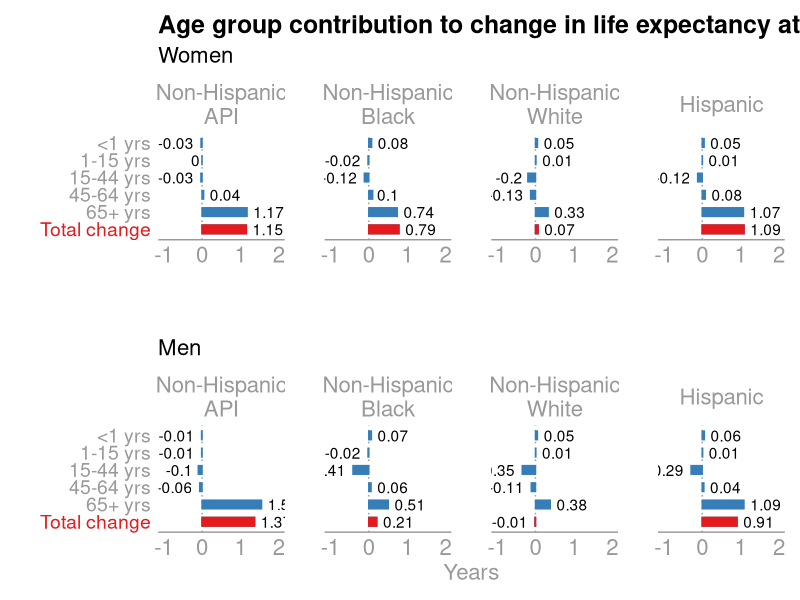
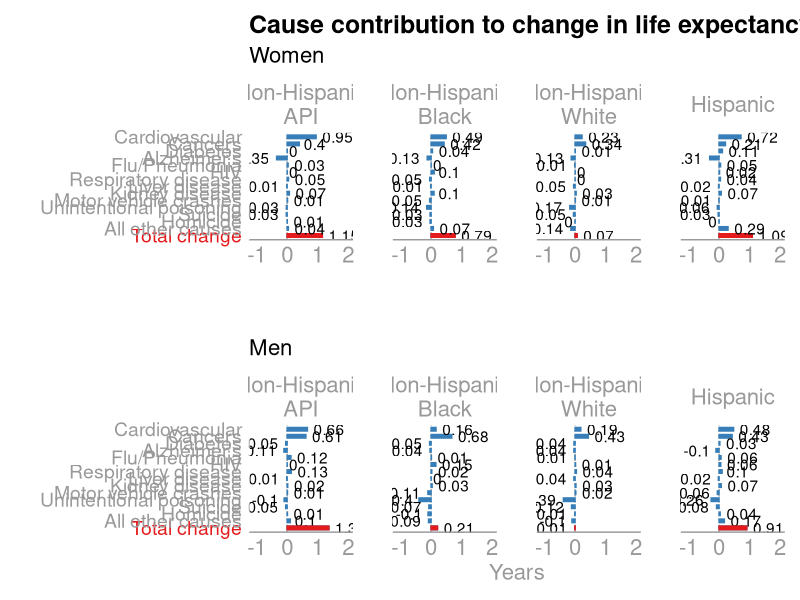
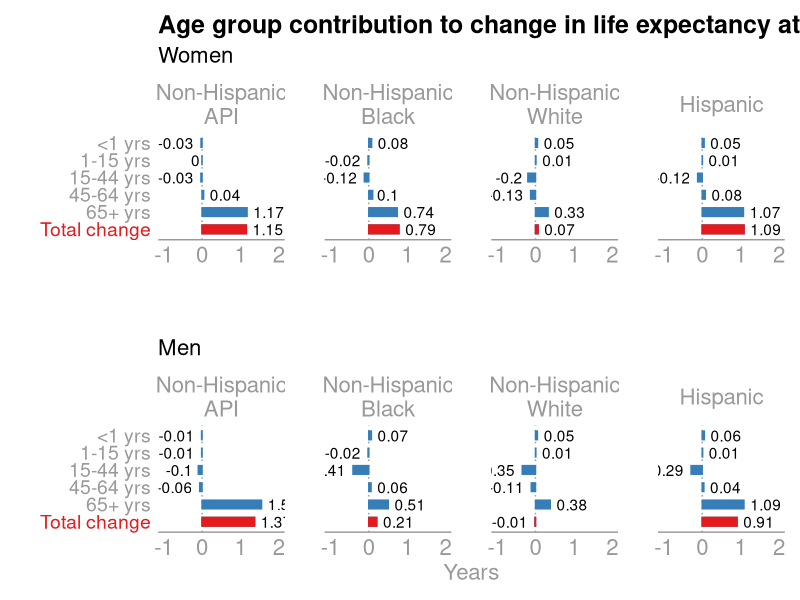
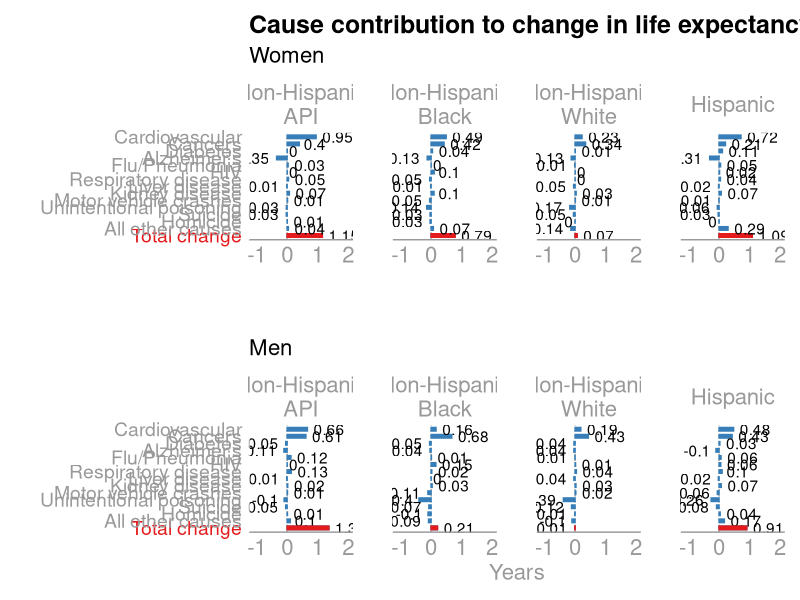
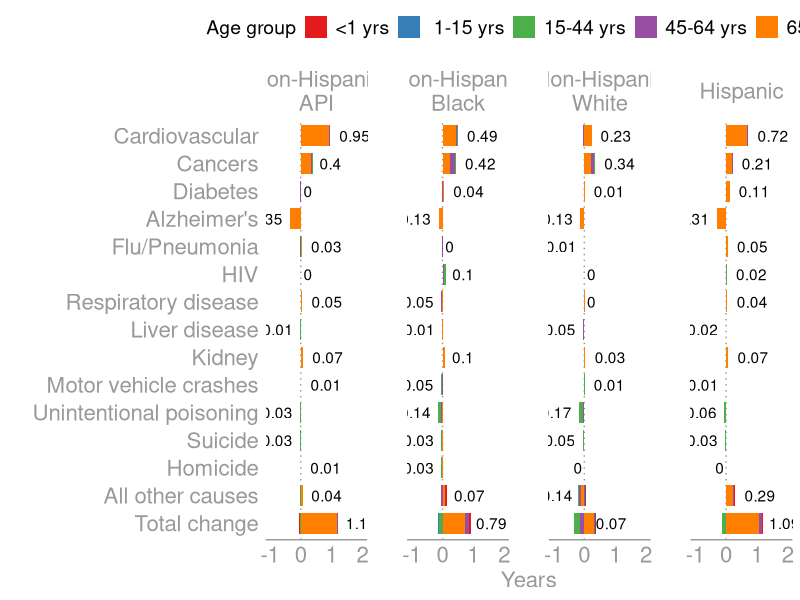
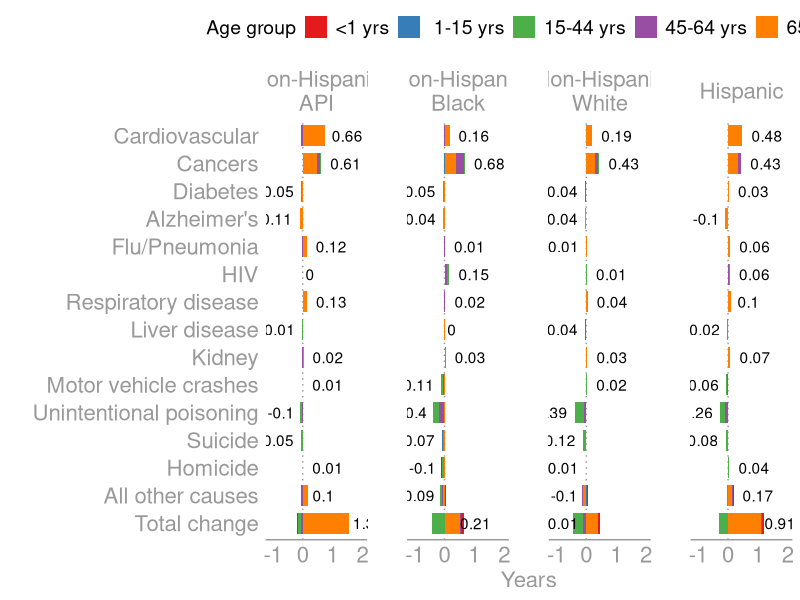

These charts were generated, in order, by the following R code:
#  program:  le-age-cause-decomp-2010-2018.R
#  task:     le decomposition graphs
#  input:    le-age-cause-decomp-2010-2018.csv
#  output:   
#  project:  ARPH Life Expectancy
#  author:   sam harper \ 2020-05-27

# 0
# load libraries
library(tidyverse)
library(here)
library(ggrepel)
library(patchwork)

here::here()

##### 1  #####
## Read in raw data and label it

# Raw data
rawd <- read_csv(here("data", "le-age-cause-decomp-2010-2018.csv"))

rawt <- rawd %>%
  group_by(sex, race, age) %>%
  summarise(total = sum(cont) * -1 )

tot <- aggregate(rawt$total, list(sex = rawt$sex, race = rawt$race), FUN = sum )
tot$age <- 12
colnames(tot)[3] <- "total"

raw <- rawt %>%
  bind_rows(tot)

# gender as factor
raw$gender <- recode_factor(raw$sex, `1`= "Women", 
  `2`= "Men")

# race-ethnicity as factor
raw$raceeth <- recode_factor(raw$race, `1`= "Non-Hispanic\nAPI", 
  `2`= "Non-Hispanic\nBlack", `3`= "Non-Hispanic\nWhite", 
  `4`= "Hispanic")

raw$age4f <- recode_factor(raw$age, `1` = "<1 yrs", `2` = " 1-15 yrs", 
  `3` = " 1-15 yrs", `4` = "15-44 yrs", `5` = "15-44 yrs",
  `6` = "15-44 yrs", `7` = "45-64 yrs", `8` = "45-64 yrs", 
  `9` = "65+ yrs", `10` = "65+ yrs", `11` = "65+ yrs",
  `12` = "Total change")


raw4 <- raw %>%
  group_by(gender, raceeth, age4f) %>%
  summarise(total = sum(total))


##### 2  #####
## Plot options and style

stheme <- theme_classic() + theme(plot.title = element_text(size = 18, face = "bold"), plot.subtitle = element_text(size=16)) + theme(axis.text.x = element_text(size = 16, colour = "grey60"), axis.title.x=element_text(size=16, colour="grey60"), axis.title.y=element_text(size=16, angle=90, colour="grey60"), axis.text.y = element_text(size = 16, colour="grey60"), legend.position="none", panel.grid.major.y = element_line(linetype="dotted", colour="white"), panel.grid.major.x = element_line(colour="white"), panel.grid.minor = element_line(colour="white")) + theme(axis.line.x=element_line(colour="grey60"), axis.line.y=element_line(colour="white"), axis.ticks = element_blank(), strip.text = element_text(size = 16, colour="grey60"), strip.background = element_rect(colour="white"))

##### 3  #####
## Plot of decomposition by age

# different color for total change 
# (reversed so need to assign it to <1y)
a <- levels(raw$age4f)
b <- ifelse(a == "<1 yrs", "#e41a1c", "grey60")

# women
w <- ggplot(subset(raw4, gender=="Women")) + 
  geom_vline(xintercept = 0, linetype="dotted", colour="grey60") +
  geom_bar(aes(y=age4f, weight=total), width=0.5, 
           colour = "#377eb8", fill = "#377eb8") +
  geom_bar(data=subset(raw4, gender=="Women" & age4f=="Total change"),
           aes(y=age4f, weight=total), width=0.5,
           colour = "#e41a1c", fill="#e41a1c") +
  geom_text(aes(y=age4f, x=total, label = round(total, 2), 
            hjust=ifelse(total > 0, -0.2, 1.2))) +
  facet_wrap(~raceeth, nrow=1) +
  scale_y_discrete(limits = rev(levels(raw4$age4f))) +
  scale_x_continuous(limits=c(-1, 2), breaks=c(-1, 0, 1, 2)) +
  labs(y = "", x = "") + 
  ggtitle("Age group contribution to change in life expectancy at birth, 2010-2018", subtitle="Women") +
  stheme + theme(panel.spacing = unit(2, "lines")) +
  theme(axis.text.y = element_text(size = 14, colour = b))
  
# men
m <- ggplot(subset(raw4, gender=="Men")) + 
  geom_vline(xintercept = 0, linetype="dotted", colour="grey60") +
  geom_bar(aes(y=age4f, weight=total), width=0.5, 
           colour = "#377eb8", fill = "#377eb8") + 
  geom_bar(data=subset(raw4, gender=="Men" & age4f=="Total change"),
           aes(y=age4f, weight=total), width=0.5,
           colour = "#e41a1c", fill="#e41a1c") +
  geom_text(aes(y=age4f, x=total, label = round(total, 2), 
            hjust=ifelse(total > 0, -0.2, 1.2))) +
  facet_wrap(~raceeth, nrow=1) +
  scale_y_discrete(limits = rev(levels(raw4$age4f))) +
  scale_x_continuous(limits=c(-1, 2), breaks=c(-1, 0, 1, 2)) +
  labs(y = "", x = "Years") + 
  ggtitle("", subtitle="Men") +
  stheme + theme(panel.spacing = unit(2, "lines")) +
  theme(axis.text.y = element_text(size = 14, colour = b))

# put both plots together
p <- w / m 
p

# export to file
ggsave(here("figures", "le-age-decomp-2010-2018.png"), plot=p, width=11, height=8.5)



##### 4  #####
## Plot of decomposition by cause of death

rawt <- rawd %>%
  group_by(sex, race, cod) %>%
  summarise(total = sum(cont) * -1 )

tot <- aggregate(rawt$total, list(sex = rawt$sex, race = rawt$race), FUN = sum )
tot$cod <- 15
colnames(tot)[3] <- "total"

raw <- rawt %>%
  bind_rows(tot)

# gender as factor
raw$gender <- recode_factor(raw$sex, `1`= "Women", 
  `2`= "Men")

# race-ethnicity as factor
raw$raceeth <- recode_factor(raw$race, `1`= "Non-Hispanic\nAPI", 
  `2`= "Non-Hispanic\nBlack", `3`= "Non-Hispanic\nWhite", 
  `4`= "Hispanic")

raw$codf <- recode_factor(raw$cod, `1` = "Cardiovascular", `2` = " Cancers", 
  `3` = "Diabetes", `4` = "Alzheimer's", `5` = "Flu/Pneumonia",
  `6` = "HIV", `7` = "Respiratory disease", `8` = "Liver disease", 
  `9` = "Kidney disease", `10` = "Motor vehicle crashes", 
  `11` = "Unintentional poisoning", `12` = "Suicide", 
  `13` = "Homicide", `14` = "All other causes", 
  `15` = "Total change")

raw15 <- raw %>%
  group_by(gender, raceeth, codf) %>%
  summarise(total = sum(total))

##### 3  #####
# different color for total change 
# (reversed so need to assign it to CVD)
a <- levels(raw$codf)
b <- ifelse(a == "Cardiovascular", "#e41a1c", "grey60")

# women
w <- ggplot(subset(raw15, gender=="Women")) + 
  geom_vline(xintercept = 0, linetype="dotted", colour="grey60") +
  geom_bar(aes(y=codf, weight=total), width=0.5, 
           colour = "#377eb8", fill = "#377eb8") + 
  geom_bar(data=subset(raw15, gender=="Women" & codf=="Total change"),
           aes(y=codf, weight=total), width=0.5,
           colour = "#e41a1c", fill="#e41a1c") +
  geom_text(aes(y=codf, x=total, label = round(total, 2), 
            hjust=ifelse(total > 0, -0.2, 1.2))) +
  facet_wrap(~raceeth, nrow=1) +
  scale_y_discrete(limits = rev(levels(raw15$codf))) +
  scale_x_continuous(limits=c(-1.1, 2), breaks=c(-1, 0, 1, 2)) +
  labs(y = "", x = "") + 
  ggtitle("Cause contribution to change in life expectancy at birth, 2010-2018", subtitle="Women") +
  stheme + theme(panel.spacing = unit(2, "lines")) +
  theme(axis.text.y = element_text(size = 14, colour = b))
  
# men
m <- ggplot(subset(raw15, gender=="Men")) + 
  geom_vline(xintercept = 0, linetype="dotted", colour="grey60") +
  geom_bar(aes(y=codf, weight=total), width=0.5, 
           colour = "#377eb8", fill = "#377eb8") +  
  geom_text(aes(y=codf, x=total, label = round(total, 2), 
            hjust=ifelse(total > 0, -0.2, 1.2))) +
    geom_bar(data=subset(raw15, gender=="Men" & codf=="Total change"),
           aes(y=codf, weight=total), width=0.5,
           colour = "#e41a1c", fill="#e41a1c") +
  facet_wrap(~raceeth, nrow=1) +
  scale_y_discrete(limits = rev(levels(raw15$codf))) +
  scale_x_continuous(limits=c(-1.1, 2), breaks=c(-1, 0, 1, 2)) +
  labs(y = "", x = "Years") + 
  ggtitle("", subtitle="Men") +
  stheme + theme(panel.spacing = unit(2, "lines")) +
  theme(axis.text.y = element_text(size = 14, colour = b))
  

# put both plots together
p <- w / m 
p

# export to file
ggsave(here("figures", "le-cause-decomp-2010-2018.png"), plot=p, width=11, height=10)


## 5
## Age and cause in the same plot (Appendix)

# Raw data
rawd <- read_csv(here("data", "le-age-cause-decomp-2010-2018.csv"))

rawt <- rawd %>%
  group_by(sex, race, cod, age) %>%
  summarise(total = sum(cont) * -1 )

tot <- aggregate(rawt$total, list(sex = rawt$sex, 
  race = rawt$race, age = rawt$age), FUN = sum )
tot$cod <- 15
colnames(tot)[4] <- "total"

rawc <- rawt %>%
  bind_rows(tot)

# gender as factor
rawc$gender <- recode_factor(rawc$sex, `1`= "Women", 
  `2`= "Men")

# race-ethnicity as factor
rawc$raceeth <- recode_factor(rawc$race, `1`= "Non-Hispanic\nAPI", 
  `2`= "Non-Hispanic\nBlack", `3`= "Non-Hispanic\nWhite", 
  `4`= "Hispanic")

rawc$age4f <- recode_factor(rawc$age, `1` = "<1 yrs", `2` = " 1-15 yrs", 
  `3` = " 1-15 yrs", `4` = "15-44 yrs", `5` = "15-44 yrs",
  `6` = "15-44 yrs", `7` = "45-64 yrs", `8` = "45-64 yrs", 
  `9` = "65+ yrs", `10` = "65+ yrs", `11` = "65+ yrs")

rawc$codf <- recode_factor(rawc$cod, `1` = "Cardiovascular", `2` = " Cancers", 
  `3` = "Diabetes", `4` = "Alzheimer's", `5` = "Flu/Pneumonia",
  `6` = "HIV", `7` = "Respiratory disease", `8` = "Liver disease", 
  `9` = "Kidney", `10` = "Motor vehicle crashes", 
  `11` = "Unintentional poisoning", `12` = "Suicide", 
  `13` = "Homicide", `14` = "All other causes", 
  `15` = "Total change")

raw4 <- rawc %>%
  group_by(gender, raceeth, age4f, codf) %>%
  summarise(total = sum(total))

raw15 <- rawc %>%
  group_by(gender, raceeth, codf) %>%
  summarise(total = sum(total))

acw <- ggplot(subset(raw4, gender=="Women")) + 
  geom_vline(xintercept = 0, linetype="dotted", colour="grey60") +
  geom_bar(aes(y=codf, weight=total, fill=age4f), width=0.75) +
  facet_wrap(~raceeth, nrow=1) + 
  scale_fill_brewer("Age group", type="qual", palette="Set1") +
  geom_text(data=subset(raw15, gender=="Women"), 
            aes(y=codf, x=total, label = round(total, 2), 
            hjust=ifelse(total > 0, -0.3, 1.2))) +
  scale_y_discrete(limits = rev(levels(raw4$codf))) +
  scale_x_continuous(limits=c(-1, 2), breaks=c(-1, 0, 1, 2)) +
 labs(y = "", x = "Years") + 
 stheme + theme(panel.spacing = unit(2, "lines"), 
                 legend.position="top", legend.text = element_text(size=14),
                legend.title=element_text(size=14))

# export to file
ggsave(here("figures", "le-age-cause-decomp-2010-2018-women.png"), 
       plot=acw, width=11, height=7.5)

# Figure for Men
acm <- ggplot(subset(raw4, gender=="Men")) + 
  geom_vline(xintercept = 0, linetype="dotted", colour="grey60") +
  geom_bar(aes(y=codf, weight=total, fill=age4f), width=0.75) +
  facet_wrap(~raceeth, nrow=1) + 
  scale_fill_brewer("Age group", type="qual", palette="Set1") +
  geom_text(data=subset(raw15, gender=="Men"), 
            aes(y=codf, x=total, label = round(total, 2), 
            hjust=ifelse(total > 0, -0.3, 1.2))) +
  scale_y_discrete(limits = rev(levels(raw15$codf))) +
  scale_x_continuous(limits=c(-1.1, 2), breaks=c(-1, 0, 1, 2)) +
  labs(y = "", x = "Years") +
  stheme + theme(panel.spacing = unit(2, "lines"), 
                 legend.position="top", legend.text = element_text(size=14),
                legend.title=element_text(size=14)) 

# export to file
ggsave(here("figures", "le-age-cause-decomp-2010-2018-men.png"), 
       plot=acm, width=11, height=8)

